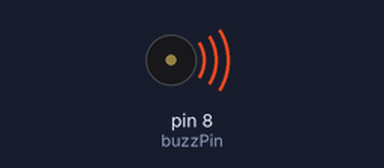
Bench run of a sketch on a simulated Arduino Uno, built with avr-gcc and run on an emulated ATmega328P. Shown: buzzer (waves = sounding, pin HIGH).

Above: at 0.1 s.
Timing chart, 0 to 1.6 s (numbered marks = the images above):
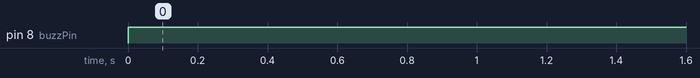

The sketch:

Beep1.ino
```cpp
int buzzPin = 8;
int dt = 2000;

void setup() {
  Serial.begin(9600);
  pinMode(buzzPin, OUTPUT);
}

void loop() {
  digitalWrite(buzzPin, HIGH);
  delay(dt);
}
```

Measured:
- by itself, pin 8 (buzzPin): LOW → HIGH at 0.00 s
